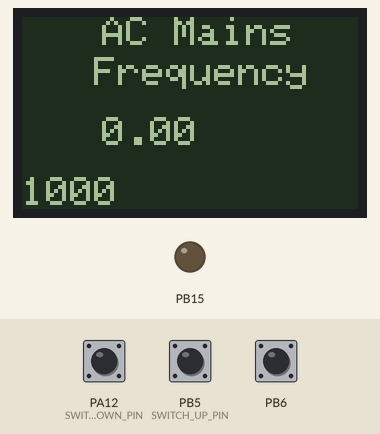
The sketch below on a simulated STM32 Blue Pill. Parts: 84×48 one-colour display, output pins drawn as LEDs (lit = HIGH). Inputs (shaded band) come from the test bench; at power-on: PB6 HIGH, PA12 (SWITCH_DOWN_PIN) HIGH, PB5 (SWITCH_UP_PIN) HIGH. The display library's start-up logo is not drawn; what the sketch prints to the serial monitor is not drawn.

Above: at 1.2 s.
1.3 s: PB6 pulled LOW for 0.15 s
4.4 s: PA12 (SWITCH_DOWN_PIN) pulled LOW for 3.2 s
At 8.7 s:
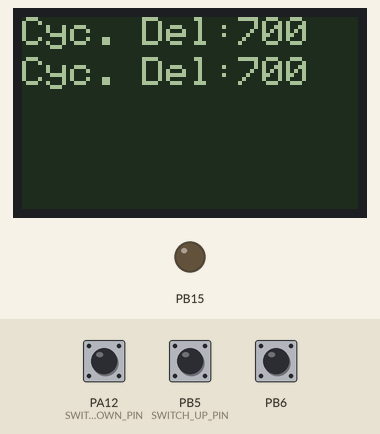
9.1 s: PB5 (SWITCH_UP_PIN) pulled LOW for 3.2 s
At 15.1 s:
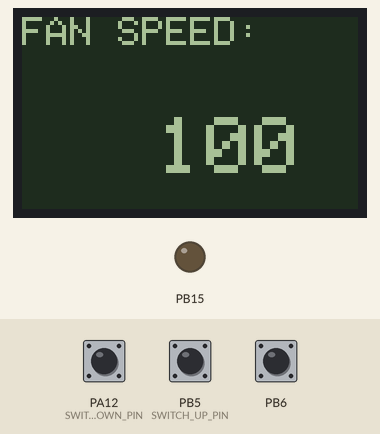
15.5 s: PA12 (SWITCH_DOWN_PIN) pulled LOW for 3.2 s
At 15.9 s:
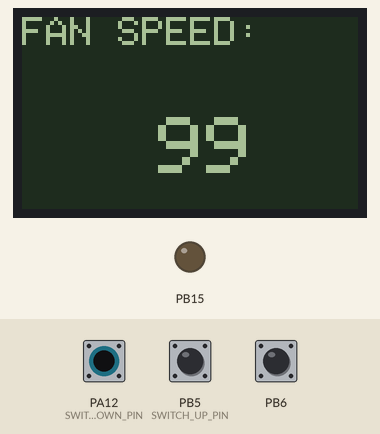
Timing chart, 0 to 18.5 s (numbered marks = the images above; inputs shaded):
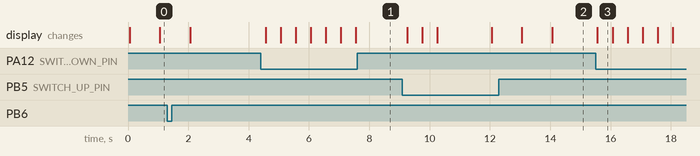

The sketch:

maple_mini5110.ino
```cpp
#include <Adafruit_GFX.h>
#include <gfxfont.h>
#include <Adafruit_PCD8544.h>

#include "triac.h"
#include "switch.h"
#include "setup.h"
#include "display.h"
#include "global.h"

#define SWITCH_UP_PIN 21
#define SWITCH_DOWN_PIN 12


HardwareTimer timer(1);
HardwareTimer timer_2(2);

Adafruit_PCD8544 display = Adafruit_PCD8544(6,4, 3, 7,27);

Display ds1(page1,2000);
Display ds2(page2,5000,100);
Display ds3(page3,5000,100);
Switch sw_up(SWITCH_UP_PIN,sw1PressCallback,ACTIVE_LOW,SW_POLL);
Switch sw_down(SWITCH_DOWN_PIN,sw2PressCallback,ACTIVE_LOW,SW_POLL);

Triac triac1(31,TRIAC_DIMMER,100);

volatile uint32_t freq_capture_ts = 0;

volatile float f=0,trigger_count=0;
uint8_t speed_set = 0;
uint8_t total_steps = MAX_STEPS;
float step_size = 0;
uint32_t delay_count;
float T = 0;

volatile int a=0;

String command;


void trigger_triac()
{
  timer_2.pause();
  triac1.trigger();
}

void sw1PressCallback(){
  Serial.println("UP");
  triac1.setSpeed(triac1.getSpeed()+1);
  timer_2.setCompare(1,triac1.getCycleDelay());
  timer_2.setOverflow(triac1.getCycleDelay()+1);
  timer_2.refresh();
}


void sw2PressCallback(){
  Serial.println("UP");
  triac1.setSpeed(triac1.getSpeed()-1);
  timer_2.setCompare(1,triac1.getCycleDelay());
  timer_2.setOverflow(triac1.getCycleDelay()+1);
  timer_2.refresh();
  //Display::setIndex(2);
}


void setup() {
  // put your setup code here, to run once
  //Serial.end();
  Serial.begin(115200);
  Serial2.begin(115200);
  //Switch::init();

  //Switch *sw1 = new Switch(SWITCH_UP_PIN,sw1PressCallback,ACTIVE_LOW);


  setup_1sec_timer_interrupt();


#if 1
  /*Setup timer for triac trigger */
  /* initially trigger after 5us, which is almost = 0 */
  timer_2.pause();
  timer_2.setPrescaleFactor(72); /* increase every microsecond */
  timer_2.setMode(1,TIMER_OUTPUT_COMPARE);
  timer_2.setCompare(1,5000);
  timer_2.setOverflow(5001);
  timer_2.attachInterrupt(1,trigger_triac);
#endif

  display.begin();
  display.setContrast(27);
  display.display();
  //delay(1000);
  display.clearDisplay();

  //calculate_line_frequency(f);
  //T = 1/f;
  //step_size = T/total_steps;

  trigger_count =0;
  freq_capture_ts = millis();
  pinMode(22,INPUT_PULLUP);
  attachInterrupt(22,extInt1,FALLING);

}

void process_cmd(String& cmd){

  if(cmd.substring(0, cmd.indexOf(" ")) == "DIMMER")
  {
    Serial.println("Command for dimmer");
    cmd = cmd.substring(cmd.indexOf(" ")+1);
    if(cmd.substring(0, cmd.indexOf(" ")) == "SET" )
    {

      uint16_t val = cmd.substring(cmd.indexOf(" ")+1).toInt();
      Serial.println("Command SET Value = " + val);
      triac1.setSpeed(val);
      timer_2.setCompare(1,triac1.getCycleDelay());
      timer_2.setOverflow(triac1.getCycleDelay()+1);
      timer_2.refresh();
    }
  }


}
void loop() {


  //T=1/f;
  //step_size = T/100;
/* Frequency is given by f/2 = 50 MHZ  */
/* Timeperiod is given by 2/f = 20 ms  */
/* So timer can be set up to delay from 0 to 20ms in n steps*/
  //T=(2/f)*1000000; //us
  //delay_count = floor((MAX_STEPS - speed_set)* (T/MAX_STEPS));
  //timer_2.setCompare(1,delay_count);
  //timer_2.setOverflow(1,


  Switch::loop();

  Display::update();


/*
  f=0;
  trigger_count=0;
  delay(1000);
  f = trigger_count/2.0;
*/

  #if 0
  Serial.print("f=");
  Serial.println(f);
  Serial.print("pages=");
  Serial.println(Display::count());
  Serial.println(trigger_count);
  Serial.print(Switch::switches_l.size());
  #endif
  if(Serial2.available()){
    while(Serial2.available()>0){
        command = Serial2.readStringUntil('\n');
    }

    process_cmd(command);
    Serial.print('D');
    Serial.print('o');
    Serial.print('\n');
  }
}


void extInt1()
{
  /* Delay based on value of fan speed */
  /* T = 1/F ; Divide it into 100 steps */ /* for 50 HZ
  /* S = T/100. U = user value = n */
  /* delay n*S */
#if 0
    /* timer 2 has already been set up just fire it and stop it in timer interrupt*/
    if(triac1.getCycleDelay() !=0 )
    {
      timer_2.resume();
    }
    else
    {
#endif
      /* Speed set to maximum value */
      //triac1.trigger();
      timer_2.resume();
#if 0
    }
#endif

    trigger_count++;


 /* if(millis()-freq_capture_ts >= 1000)
  {

    f= trigger_count/(2*(millis()-freq_capture_ts))*1000;
    trigger_count = 0;
    freq_capture_ts = millis();
  }*/

}
```

display.h
```cpp
typedef void (*DISPLAY_FUNC)(void) ;

class Display{


  uint32_t _display_time;
  uint32_t _refresh_interval;
  uint32_t _refresh_ts;
  uint32_t _display_ts;
  DISPLAY_FUNC df;

  public:
  static LinkedList<Display*> pages_list;
  static int current_page_index;

  Display(void (*f)(void), uint32_t dt_ms=5000, uint32_t rfi_ms = 1000);
  static void update();
  static int count();
  static int index();

};


LinkedList<Display *> Display::pages_list;
int Display::current_page_index  = 0;

Display::Display(void (*f)(void), uint32_t dt, uint32_t rfi)
: df(f), _display_time(dt), _refresh_interval(rfi){

  _display_ts = 0;
  _refresh_ts = 0;
  pages_list.add(this);
}

void Display::update(void)
{
  if(pages_list.size() > 0)
  {
    Display *disp = pages_list.get(current_page_index);
    if(disp->_display_ts == 0)
    {
      disp->_display_ts = millis();
      disp->_refresh_ts = millis();
      disp->df();
    }
    else if((millis() - disp->_display_ts) >= disp->_display_time)
    {
      current_page_index = (current_page_index+1)%pages_list.size();
      disp->_display_ts = 0;
      disp->_refresh_ts = 0;
    }else if((millis() - disp->_refresh_ts >= disp->_refresh_interval))
    {
      disp->_refresh_ts = millis();
      disp->df();
    }
  }

}

int Display::count(){
  return pages_list.size();
}
int Display::index(){
  return current_page_index;
}
```

displayPage.ino
```cpp
void page3(void)
{
  display.clearDisplay();
  display.setCursor(0,0);
  display.setTextSize(1);
  display.print("Cyc. Del:");
  display.println(triac1.getCycleDelay());
  display.setCursor(0,10);
  display.print("Cyc. Del:");
  display.println(triac1.getCycleDelay());
  display.display();

}
void page2(void)
{
  display.clearDisplay();
  display.setCursor(0,0);
  display.setTextSize(1);
  display.println("FAN SPEED:");
  display.setCursor(34,25);
  display.setTextSize(2);
  display.println(triac1.getSpeed());
  display.display();

}
void page1(void)
{
  display.clearDisplay();
  display.setTextSize(1);
  display.setCursor(20,0);
  display.setTextColor(BLACK);
  display.println("AC Mains");
  display.setCursor(18,10);
  display.println("Frequency");
  display.setCursor(20,25);
  display.setTextSize(1);
  display.invertDisplay(true);
  display.println(f);

  display.setCursor(0,40);
  display.println(a);

  display.display();

}
```

global.h
```cpp
void page3(void);
void page2(void);
void page1(void);

void sw1PressCallback();
void sw2PressCallback();


void extInt1();
```

setup.h
```cpp
#ifndef SETUP_H
#define SETUP_H
void setup_1sec_timer_interrupt();
void capture_freq();

#endif
```

setup.ino
```cpp
//HardwareTimer timer_2(2);

void capture_freq()
{
  f = trigger_count;
  trigger_count=0;
  a=millis();
}

void setup_1sec_timer_interrupt()
{
  timer.pause();
  timer.setPrescaleFactor(7200);
  timer.setMode(1,TIMER_OUTPUT_COMPARE);
  timer.setCompare(1,10000);
  timer.setOverflow(10000);
  timer.attachInterrupt(1,capture_freq);
  timer.resume();
}
```

main.cpp
```cpp
#include <Arduino.h>
#include <Wire.h>
#include "mcuInterface.hpp"

class Dimmer: public ESPMcuInterfaceObject{
  int value;
  int maxRange;
public:
  Dimmer(int i, int v, int m)
  : ESPMcuInterfaceObject(i), value(v), maxRange(m){}

  void setValue(int value){ this->value = value; }
  void setMax(int max) {this->maxRange = max;}
  int getValue(){    return value;  }
  int getMax(){ return maxRange; }

  void onReceive(String &command){

  }
};

Dimmer d(1,70,100);

void setup(){

}

void loop(){

}
```

mcuInterface.hpp
```cpp
#ifndef MCUINTERFACE_HPP
#define MCUINTERFACE_HPP

#include <LinkedList.h>

class ESPMcuInterfaceObject;


class ESPMcuInterface{
  LinkedList<ESPMcuInterfaceObject *> objectList;
public:
  ESPMcuInterface(ESPMcuInterfaceObject *obj){
    objectList.add(obj);
  }

  static void init(){
      Serial.begin(115200);
  }

  void sendCommand(String s){
    Serial.println(s);
  }
};

class ESPMcuInterfaceObject: public ESPMcuInterface{
  uint8_t id;

public:
    /*Constructor*/
  ESPMcuInterfaceObject(int i):
   ESPMcuInterface(this),id(i){}


  void send(uint8_t command, String &arg)
  {
      char hdr[3]{0};
      hdr[0] = id;
      hdr[1] = command;
      String cmd(hdr);
      cmd += arg;
      sendCommand(cmd);
  }

  virtual void onReceive(String &command) = 0;

};


#endif
```

switch.h
```cpp
#include <LinkedList.h>
enum SWITCH_MODE{
  SW_INTERRUPT,
  SW_POLL,
};
enum SWITCH_ACTIVE_MODE{
  ACTIVE_LOW = 0,
  ACTIVE_HIGH = 1
};

class Switch {

private:
  /*
   *  Check Funtion to check current status of the switch. Collect read information and mark switch flags
   *  and return.
   *  Called from interrupt routine (for interrupt mode) or from switch loop (for polling mode)
   */
  void check();
  /*
   *  This function is called from within switch loop.
   *  If this function returns true, that means press event is detected.
   *  This function is responsible for debounce and long press events.
   */
  bool pressed();


  int read_pin;
  int mode;
  int active_state;
  int long_press_interval;
  int press_ts;
  int debounce_time_ms;

  volatile int toggle_flag; /* only for SW_INTERRUPT */
  bool long_press_start_flag; /* flag to indicate start of long press interval */

  void (*swPressCallback)(void);

  //static int switches_init;


public:
  /* library init routine */

  static LinkedList<Switch*> switches_l;
  static void interrupt_routine();
  static void loop();


  public:
  //static void init();
  Switch(int pin,void (*swPressCallback)(),
                int act_s = ACTIVE_LOW,
                SWITCH_MODE m=SW_INTERRUPT,
                int lpi=500);


};

/*void Switch::init()
{
  switches_l = LinkedList<Switch*>();
  switches_init = true;

}*/
LinkedList<Switch*> Switch::switches_l = LinkedList<Switch *>();
//int Switch::switches_init = false;

Switch::Switch(int pin,
                void (*callback)(),
                int act_s,
                SWITCH_MODE m,
                int lpi):
read_pin(pin),active_state(act_s),mode(m),long_press_interval(lpi)
{
  //if(switches_init==false)
  // init();
  switches_l.add(this);
  pinMode(read_pin,active_state==ACTIVE_LOW?INPUT_PULLUP:INPUT);
  if(m==SW_INTERRUPT)
    attachInterrupt(read_pin,Switch::interrupt_routine,active_state==ACTIVE_LOW?FALLING:RISING);
  press_ts = 0;
  debounce_time_ms = 50;
  swPressCallback = callback;
  toggle_flag= 0;
  long_press_start_flag = false;
}

void Switch::check()
{
  if(digitalRead(read_pin) == active_state)
  {
      toggle_flag = true;
      /*
       *  The moment we see the switch is pressed (or atleast likely to be considered as start of debounce time),
       *  we mark the timestamp and set the flag. This initiates the debounce time checking in the next
       *  switch loop call.
       */
      press_ts = millis();
  }
}
/*
 *  All interrupt switches attach this function as ISR
 */
void Switch::interrupt_routine(){
  Switch *sw;
  for(int i=0; i<switches_l.size(); i++)
  {
     sw = switches_l.get(i);
     sw->check();
  }
}
/* To be called in loop */
bool Switch::pressed()
{
  if(mode == SW_INTERRUPT)
  {
    if(toggle_flag)
    {
      /* First time this will not be satisfied as long_press_start_flag not yet marked true */
      if( long_press_start_flag == true && millis()-press_ts > long_press_interval)
      {
       /* check if still pressed */
        if(digitalRead(read_pin)==active_state)
        {
          /*update timestamp and say yes*/
          press_ts = millis();
          long_press_start_flag = true;
          return true;
        }
        else
        {
          /* Not pressed so end this long press interval */
          press_ts = 0;
          toggle_flag=0;
          long_press_start_flag = false;
          return false;
        }

      }
      else if( long_press_start_flag == false  && (millis()-press_ts) >= debounce_time_ms)
      {
         if(digitalRead(read_pin)==active_state)
        {
          /*update timestamp and say yes*/
          press_ts = millis();
          long_press_start_flag = true;
          return true;
        }
        else
        {
          press_ts = 0;
          toggle_flag = 0;
          long_press_start_flag = false;
          return false;
        }
      }
    }
  }
  else if(mode == SW_POLL)
  {
    if(!press_ts && digitalRead(read_pin)==active_state)
    {
      press_ts = millis();
    }

    if(press_ts && (long_press_start_flag == true) && ((millis()-press_ts) >= long_press_interval))
    {
      if(digitalRead(read_pin)==active_state)
      {
        press_ts = millis();
        return true;
      }
      else
      {
        long_press_start_flag = false;
        press_ts = 0;
        return false;
      }
    }
    else if (press_ts && (long_press_start_flag == false) && (millis()-press_ts >= debounce_time_ms))
    {
      if(digitalRead(read_pin)==active_state)
      {
        long_press_start_flag = true;
        press_ts = millis();
        return true;
      }
      else
      {
        press_ts = 0;
        long_press_start_flag = false;
        return false;
      }
    }

  }
  return false;
}

void Switch::loop()
{
  /*
   * To be called in a loop as frequently as possible, to reduce delay between press event and action
   */
  //Serial.println("loop");
  for(int i=0; i<switches_l.size(); i++)
  {
    Switch *sw = switches_l.get(i);
    //Serial.println("SW1 in loop");
    if(sw->pressed())
    {
      Serial.println("Pressed");
      sw->swPressCallback();
    }
  }
}
```

triac.h
```cpp
#define MAX_STEPS 100

enum TRIAC_MODE{
    TRIAC_ON_OFF,
    TRIAC_DIMMER
};

class Triac {
  private:
   int trigger_pin;
   TRIAC_MODE mode;
   /* IF DIMMER */
   uint32_t max_steps;
   uint8_t speed_set;
   uint32_t cycle_delay_us;
   float freq;
   float time_period_us;

  public:
  Triac(int,TRIAC_MODE m=TRIAC_DIMMER, uint32_t max_st=10);
  void trigger();

  void setSpeed(uint8_t s);
  uint8_t getSpeed();

  void setAcFrequency(float f);
  uint32_t getCycleDelay(void);

};

Triac::Triac(int pin, TRIAC_MODE m, uint32_t max_st): mode(m), trigger_pin(pin), max_steps(max_st)
{
  trigger_pin= pin;
  pinMode(pin,OUTPUT);
  digitalWrite(pin,HIGH);
  speed_set = max_steps;
  freq = 50;
  time_period_us = 1/freq * 1000000/2; // 20 * 1000
  cycle_delay_us = time_period_us - speed_set*(time_period_us/max_steps);
}
void Triac::trigger()
{
  if(speed_set == 0)
    return;

  digitalWrite(trigger_pin,HIGH);
  delayMicroseconds(100);
  digitalWrite(trigger_pin,LOW);
}

void Triac::setSpeed(uint8_t speed)
{
  if(speed < 0 || speed > max_steps)
    return;

  speed_set = speed;
  cycle_delay_us = time_period_us - speed_set*(time_period_us/max_steps);

  /*Minimum 400 us delay needed to turn on the triac*/
  /* This occurs only at extreme high end of the value (approx 97%)*/
  if(cycle_delay_us <= 400){cycle_delay_us = 400;}

}

uint8_t Triac::getSpeed(void)
{
  return speed_set;
}

void Triac::setAcFrequency(float f)
{
  freq = f;
  time_period_us = 1/f;
  cycle_delay_us = time_period_us - speed_set*(time_period_us/max_steps);
}

uint32_t Triac::getCycleDelay(void)
{
  return (cycle_delay_us);
}
```

Measured:
- after the input at 4.4 s, the display: first changes after 0.16 s (image 1 shows a later state)
- after the input at 15.5 s, the display: changes after 0.06 s (image 3)
- what the display in image 3 shows lasts 0.5 s, from 15.6 s to 16.1 s
